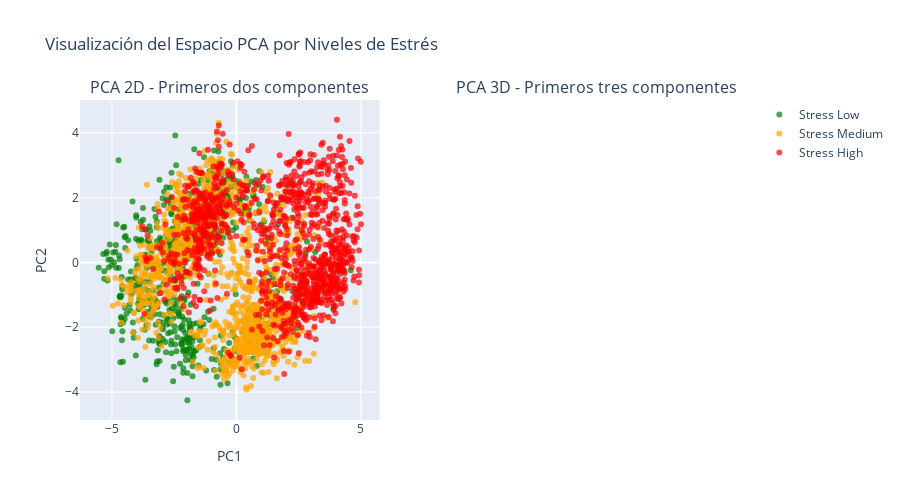
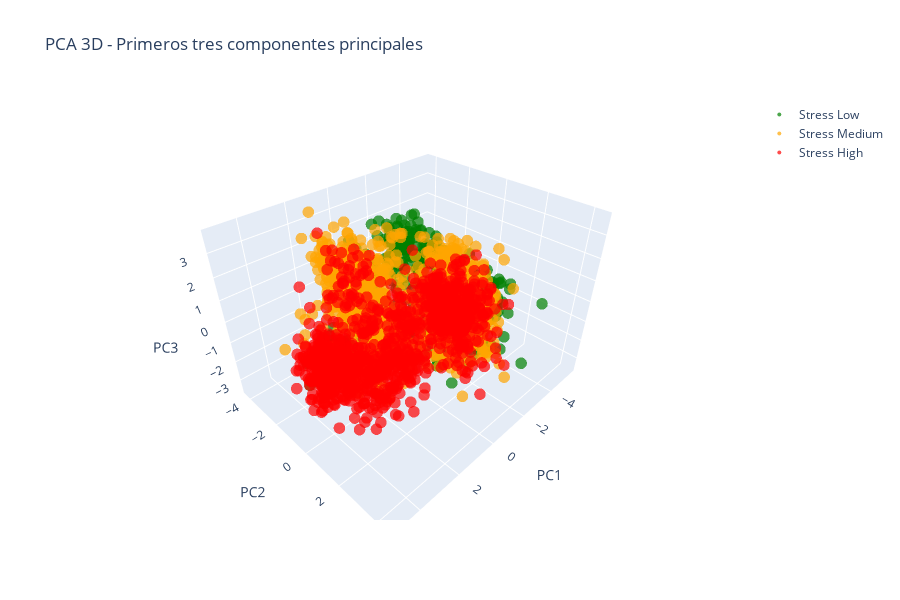

Notebook source saved alongside these figures, in order:
### Markdown cell above
### Visualización de Datos en Espacio PCA

### Code cell
# Visualizacion 2D de los primeros dos componentes principales
fig = make_subplots(
    rows=1, cols=2,
    subplot_titles=('PCA 2D - Primeros dos componentes', 'PCA 3D - Primeros tres componentes'),
    specs=[[{"type": "scatter"}, {"type": "scatter3d"}]]
)

# Definir colores para cada nivel de estres
stress_colors = {0: 'green', 1: 'orange', 2: 'red'}
stress_labels = {0: 'Low', 1: 'Medium', 2: 'High'}

# Gráfica 2D
for stress_level in [0, 1, 2]:
    mask = pca_df['Stress_Level'] == stress_level
    fig.add_trace(
        go.Scatter(
            x=pca_df.loc[mask, 'PC1'],
            y=pca_df.loc[mask, 'PC2'],
            mode='markers',
            name=f'Stress {stress_labels[stress_level]}',
            marker=dict(
                color=stress_colors[stress_level],
                size=6,
                opacity=0.7
            ),
            showlegend=True
        ),
        row=1, col=1
    )

# Gráfica 3D
fig_3d = go.Figure()

for stress_level in [0, 1, 2]:
    mask = pca_df['Stress_Level'] == stress_level
    fig_3d.add_trace(
        go.Scatter3d(
            x=pca_df.loc[mask, 'PC1'],
            y=pca_df.loc[mask, 'PC2'],
            z=pca_df.loc[mask, 'PC3'],
            mode='markers',
            name=f'Stress {stress_labels[stress_level]}',
            marker=dict(
                color=stress_colors[stress_level],
                size=4,
                opacity=0.7
            )
        )
    )

fig.update_layout(
    title_text="Visualización del Espacio PCA por Niveles de Estrés",
    height=500
)

fig.update_xaxes(title_text="PC1", row=1, col=1)
fig.update_yaxes(title_text="PC2", row=1, col=1)

fig.show()

# Mostrar grafica 3D por separado
fig_3d.update_layout(
    title="PCA 3D - Primeros tres componentes principales",
    scene=dict(
        xaxis_title="PC1",
        yaxis_title="PC2",
        zaxis_title="PC3"
    ),
    height=600
)

fig_3d.show()

# Analisis de separabilidad
print("Análisis de separabilidad en el espacio PCA:")
print(f"Varianza explicada por PC1: {pca_reduced.explained_variance_ratio_[0]:.3f}")
print(f"Varianza explicada por PC2: {pca_reduced.explained_variance_ratio_[1]:.3f}")
print(f"Varianza explicada por PC3: {pca_reduced.explained_variance_ratio_[2]:.3f}")
print(f"Varianza total por PC1-3: {sum(pca_reduced.explained_variance_ratio_[:3]):.3f}")

### Figure 1 — Plotly figure (JSON) as saved in the notebook; plotly's stock layout.template omitted (floating-point values rounded to 4 significant figures; data arrays with more than 128 entries replaced by an {"elided": "..."} marker saying what was removed)
{"data": [{"marker": {"color": "green", "opacity": 0.7, "size": 6}, "mode": "markers", "name": "Stress Low", "showlegend": true, "type": "scatter", "x": {"elided": "624 float values"}, "xaxis": "x", "y": {"elided": "624 float values"}, "yaxis": "y"}, {"marker": {"color": "orange", "opacity": 0.7, "size": 6}, "mode": "markers", "name": "Stress Medium", "showlegend": true, "type": "scatter", "x": {"elided": "1258 float values"}, "xaxis": "x", "y": {"elided": "1258 float values"}, "yaxis": "y"}, {"marker": {"color": "red", "opacity": 0.7, "size": 6}, "mode": "markers", "name": "Stress High", "showlegend": true, "type": "scatter", "x": {"elided": "1118 float values"}, "xaxis": "x", "y": {"elided": "1118 float values"}, "yaxis": "y"}], "layout": {"annotations": [{"font": {"size": 16}, "showarrow": false, "text": "PCA 2D - Primeros dos componentes", "x": 0.225, "xanchor": "center", "xref": "paper", "y": 1, "yanchor": "bottom", "yref": "paper"}, {"font": {"size": 16}, "showarrow": false, "text": "PCA 3D - Primeros tres componentes", "x": 0.775, "xanchor": "center", "xref": "paper", "y": 1, "yanchor": "bottom", "yref": "paper"}], "height": 500, "scene": {"domain": {"x": [0.55, 1], "y": [0, 1]}}, "title": {"text": "Visualización del Espacio PCA por Niveles de Estrés"}, "xaxis": {"anchor": "y", "domain": [0, 0.45], "title": {"text": "PC1"}}, "yaxis": {"anchor": "x", "domain": [0, 1], "title": {"text": "PC2"}}}}

### Figure 2 — Plotly figure (JSON) as saved in the notebook; plotly's stock layout.template omitted (floating-point values rounded to 4 significant figures; data arrays with more than 128 entries replaced by an {"elided": "..."} marker saying what was removed)
{"data": [{"marker": {"color": "green", "opacity": 0.7, "size": 4}, "mode": "markers", "name": "Stress Low", "type": "scatter3d", "x": {"elided": "624 float values"}, "y": {"elided": "624 float values"}, "z": {"elided": "624 float values"}}, {"marker": {"color": "orange", "opacity": 0.7, "size": 4}, "mode": "markers", "name": "Stress Medium", "type": "scatter3d", "x": {"elided": "1258 float values"}, "y": {"elided": "1258 float values"}, "z": {"elided": "1258 float values"}}, {"marker": {"color": "red", "opacity": 0.7, "size": 4}, "mode": "markers", "name": "Stress High", "type": "scatter3d", "x": {"elided": "1118 float values"}, "y": {"elided": "1118 float values"}, "z": {"elided": "1118 float values"}}], "layout": {"height": 600, "scene": {"xaxis": {"title": {"text": "PC1"}}, "yaxis": {"title": {"text": "PC2"}}, "zaxis": {"title": {"text": "PC3"}}}, "title": {"text": "PCA 3D - Primeros tres componentes principales"}}}
